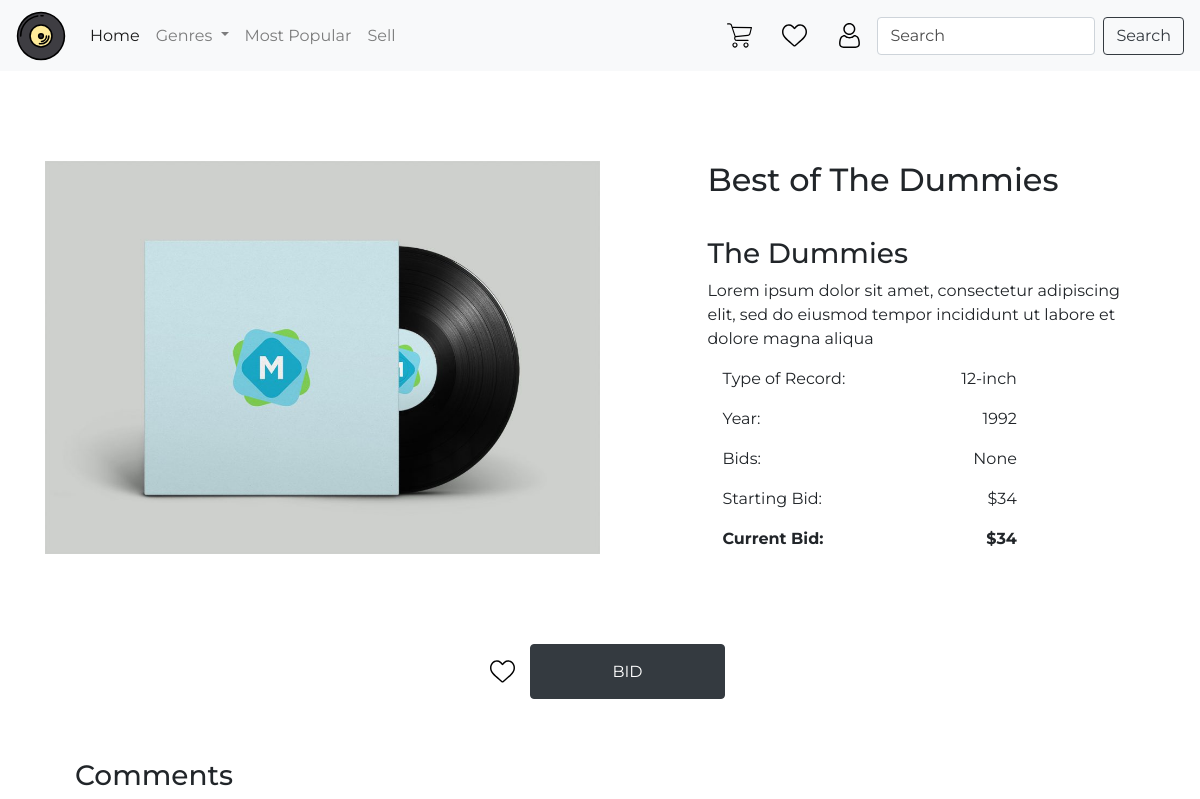
Before: /item/15 (upper part) with the older database file.
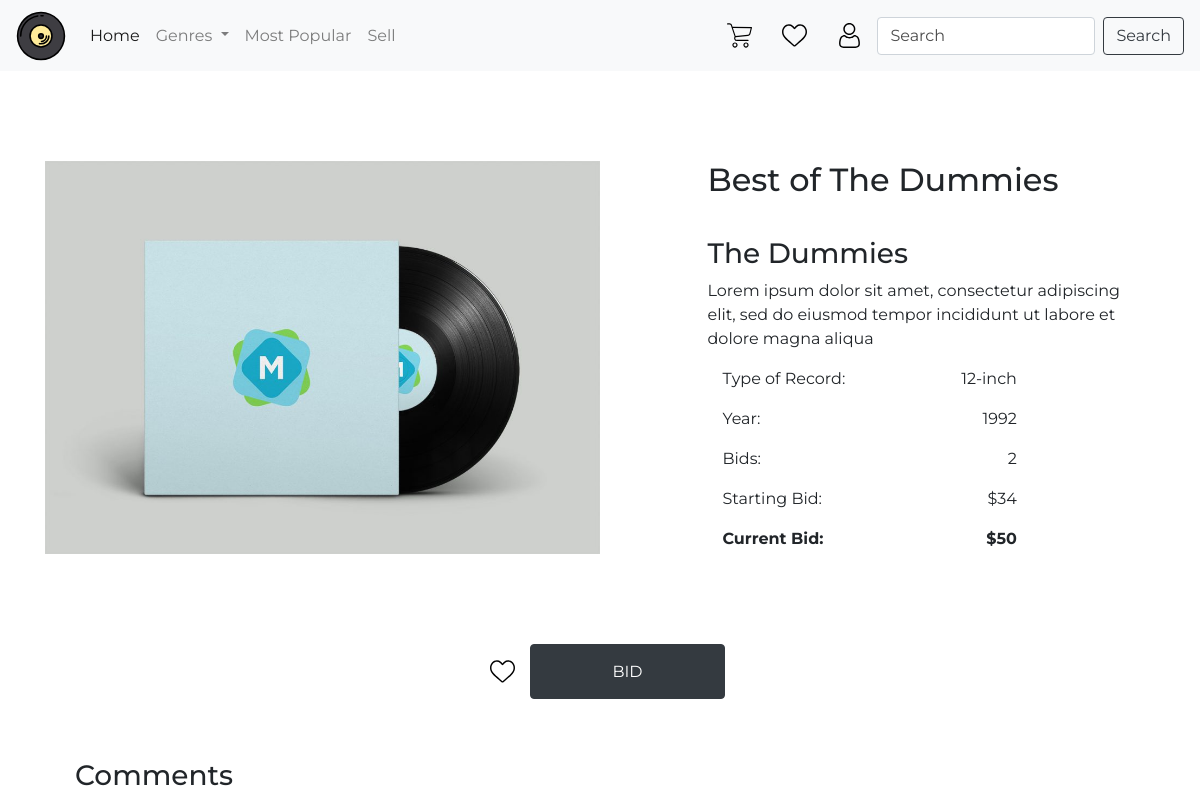
After: the same page with the newer database file.
### auction/models.py (models this page shows, shortened)
class Item(db.Model):
    __tablename__ = 'items'
    id = db.Column(db.Integer, primary_key=True)
    name = db.Column(db.String(100), index=True, nullable=False)
    description = db.Column(db.String(200), nullable=False)
    artist = db.Column(db.String(100), index=True, nullable=False)
    genre = db.Column(db.String(80), index=True, nullable=False)
    year = db.Column(db.Integer, nullable=False)
    designation = db.Column(db.String(80), nullable=False)
    image = db.Column(db.String(400), nullable=False)
    starting_value = db.Column(db.Integer, nullable=False)
    current_value = db.Column(db.Integer, nullable=False)
    bid_number = db.Column(db.Integer, nullable=True)
    status = db.Column(db.String(80), index=True, nullable=False)
    user_id = db.Column(db.Integer, db.ForeignKey('users.id'))
    date_posted = db.Column(db.String, nullable=False)
    watchlists = db.relationship('Watchlist', backref='items')
    bids = db.relationship('Bid', backref='items')

### auction/auth.py (the view, shortened to what this page needs)
@bp2.route("/<id>")
def show(id):
    seller = False
    details = Item.query.filter_by(id=id).first()
    if seller:
        details = Item.query.filter_by(id=id).first()
        active_bids = Bid.query.filter_by(id=id).first()
        form = CloseAuctionForm()
        return render_template('seller_details.html', active_bids=active_bids, details=details, form=form)
    else:
        form = BidForm()
        details = Item.query.filter_by(id=id).first()
        return render_template('item_details.html', details=details, form=form)

### auction/forms.py
class BidForm(FlaskForm):
    value = IntegerField("Enter Bid Amount:", validators=[NumberRange(min=20), InputRequired
                                                    ("Please bid higher than the current bid")])
    submit = SubmitField("Bid")

### auction/templates/item_details.html (shortened to what this page needs)
{% extends 'base.html' %}
{% import "bootstrap/wtf.html" as wtf %}
{% block content %}
<div class="row def-padding space-between">
    <div class="col-lg-6 col-xs-12 top-btm-padding">
        <img class="img-fluid" src={{details.image}} alt="Record Image">
    </div>
    <div class="col-lg-5 col-xs-12 col-sm-12 col-md-12">
        <h2 class="top-btm-padding">{{details.name}}</h2>
        <h3>{{details.artist}}</h3>
        <p class="card-text">{{details.description}}</p>
        <div class="space-between col-lg-9 col-md-10 col-sm-12">
            <p>Type of Record: </p>
            <p>{{details.designation}}</p>
        </div>
        <div class="space-between col-lg-9 col-md-10 col-sm-12">
            <p>Year: </p>
            <p>{{details.year}}</p>
        </div>
        <div class="space-between col-lg-9 col-md-10 col-sm-12">
            <p>Bids: </p>
            <p>{{details.bid_number}}</p>
        </div>
        <div class="space-between col-lg-9 col-md-10 col-sm-12">
            <p>Starting Bid: </p>
            <p>${{details.starting_value}}</p>
        </div>
        <div class="space-between col-lg-9 col-md-10 col-sm-12 font-weight-bold">
            <p>Current Bid: </p>
            <p>${{details.current_value}}</p>
        </div>
    </div>
</div>
<div class="col-12 justify-center space-between">
    <a class="backgr-default icon-default" href="watchlist" id="watchlist-nav-link"></a>
    <button type="button" class="btn btn-dark col-lg-2 col-md-2 col-sm-10 col-xs-10" data-toggle="modal"
        data-target="#bidModal">BID</a>
</div>
<div class="col-12  def-padding ">
    <h3 class="col-12">Comments</h3>
</div>
{% endblock %}

Changed rows visible on the page:
changed Item "Best of The Dummies": bid_number "None" → "2"; current_value "34" → "50"
